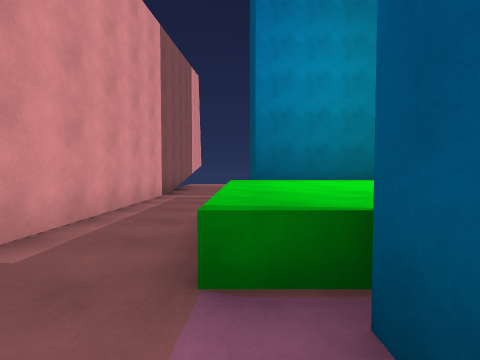
View 1 (above)

17 first-person views from a walk through a 3-D level made in the Unity game engine. The camera is 1.4 m above the floor, tilts 2° down and sees 90° across. The floor is counted in squares, 2 m on a side. Each view is taken from the middle of a square. On the plan, view 1 faces up. The plan holds only what a view shows up to about 9 squares ahead; the rest is blank. The place goes on beyond the plan. The player character is not drawn.

View 2
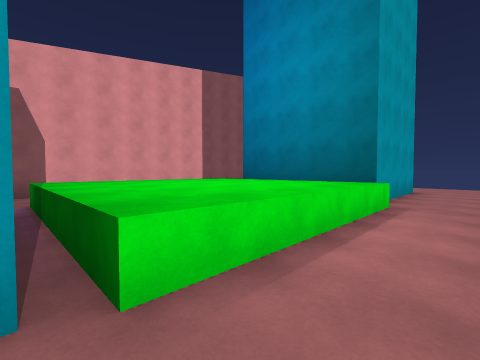

View 3
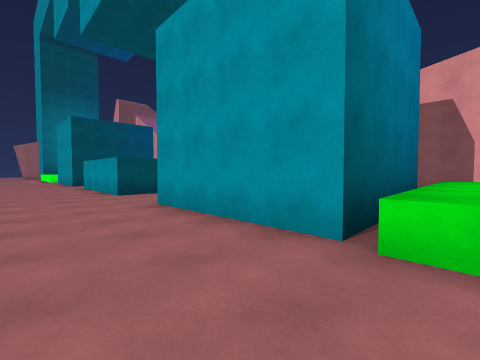

View 4
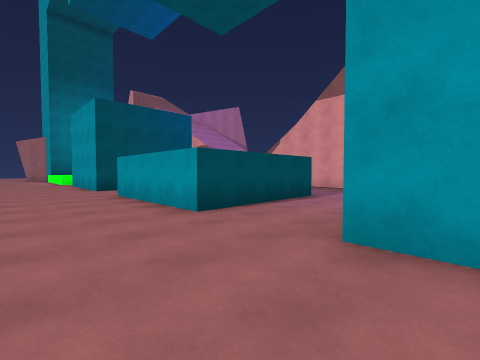

View 5
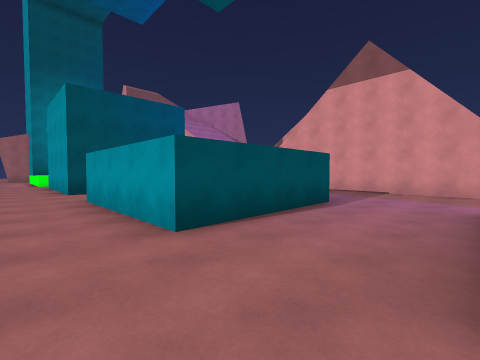

View 6
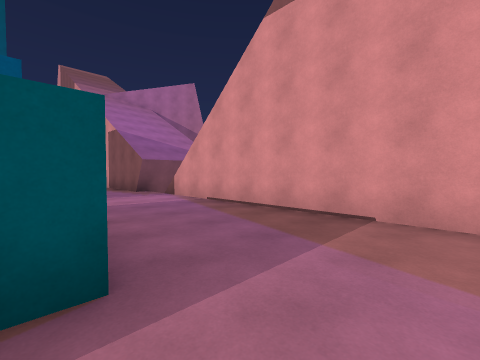

View 7
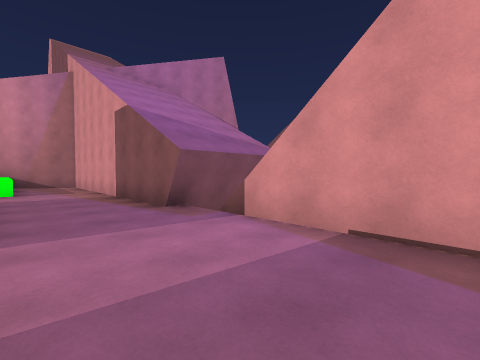

View 8
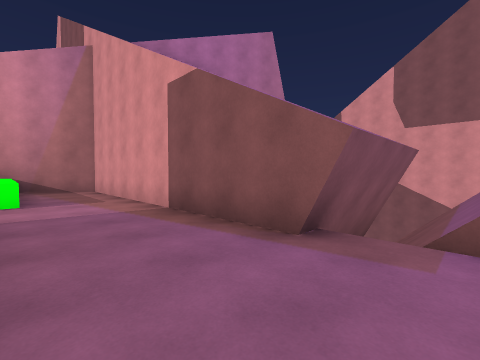

View 9
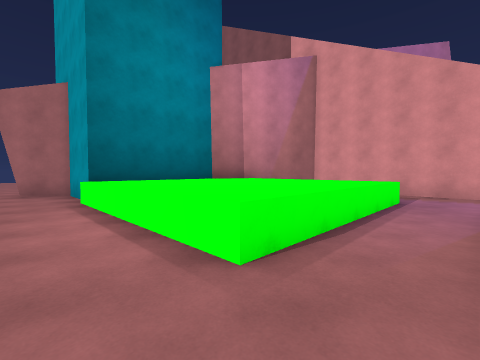

View 10
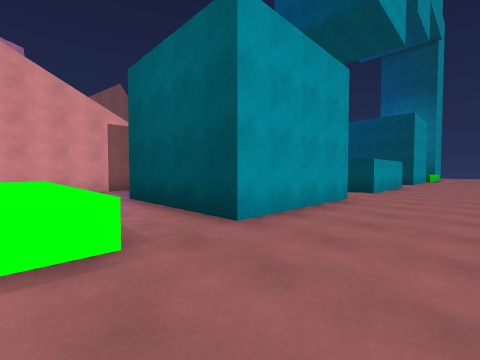

View 11
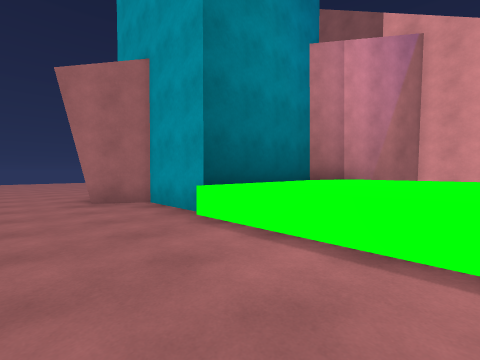

View 12
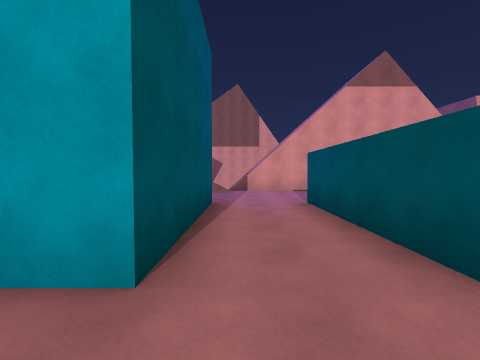

View 13
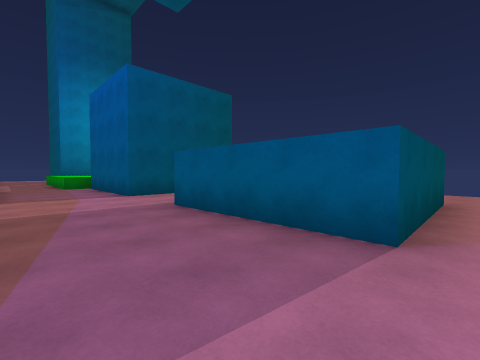

View 14
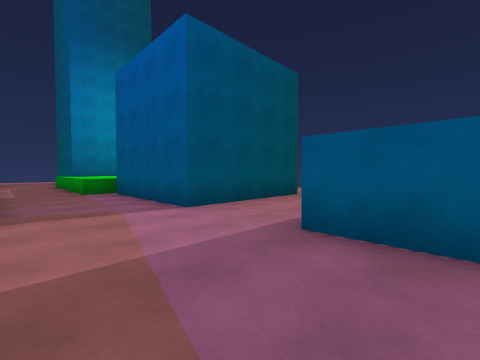

View 15
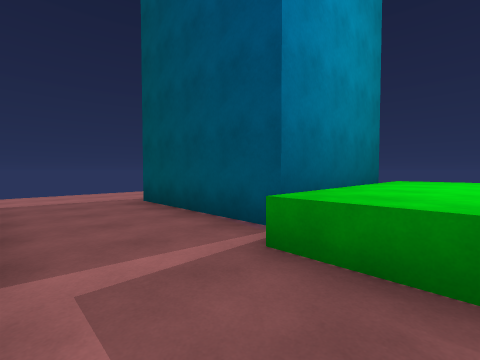

View 16
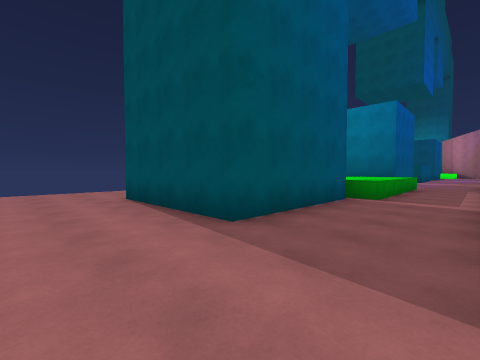

View 17
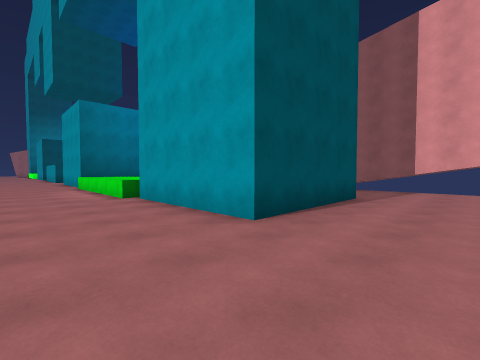

### Floor plan
Key: @ floor where view 1 was taken; # wall or solid block; . floor; ^ raised ledge.
Columns run from 5 left of view 1 to 7 right of it. Each row starts with its distance up from view 1.
 13    ..........
 12   #..........
 11   #..........
 10   #...####...
  9   #...#  #...
  8   #...#  #...
  7   #...####...
  6   #..^^^^^...
  5   #..^^^^^...
  4   #..^^^^^...
  3   #..^^^^^...
  2   #..^^^^^...
  1   #...####...
  0    ..@#  #...
 -1    ...#  #...
 -2    ...#  #...
 -3   #...####...
 -4   #..........
 -5   #..........
 -6   #...####...
 -7   #...#  #...
 -8   #...#  #...
 -9   #...####...
-10   #..........
-11 ^^^..........
-12 ###...####...
-13   #...   #...
-14   #...   #...
-15   #...####...
-16   #..........
-17   #..........
-18   #..^^^^^...
-19   #..^^^^^...
-20   #..^^^^^...
-21   ###^^^^^...
-22     ##^^^^...
-23          #...
-24          #...
-25          ##..
-26            ..
-27           ...
-28           ...
-29           ...
-30           ...
-31            ..

Positions as (right, up) in squares from view 1, and headings:
1: (0, 0), facing up
2: (6, 1), facing up-left
3: (7, 2), facing down-left
4: (7, -2), facing down-left
5: (6, -3), facing down-left
6: (1, -4), facing down-left
7: (0, -8), facing down-left
8: (0, -11), facing down-left
9: (6, -16), facing down-left
10: (7, -18), facing up-left
11: (7, -19), facing down-left
12: (6, -11), facing left
13: (-2, -10), facing up-right
14: (-2, -7), facing up-right
15: (-2, 5), facing up-right
16: (-2, 13), facing down-right
17: (7, 13), facing down-left
